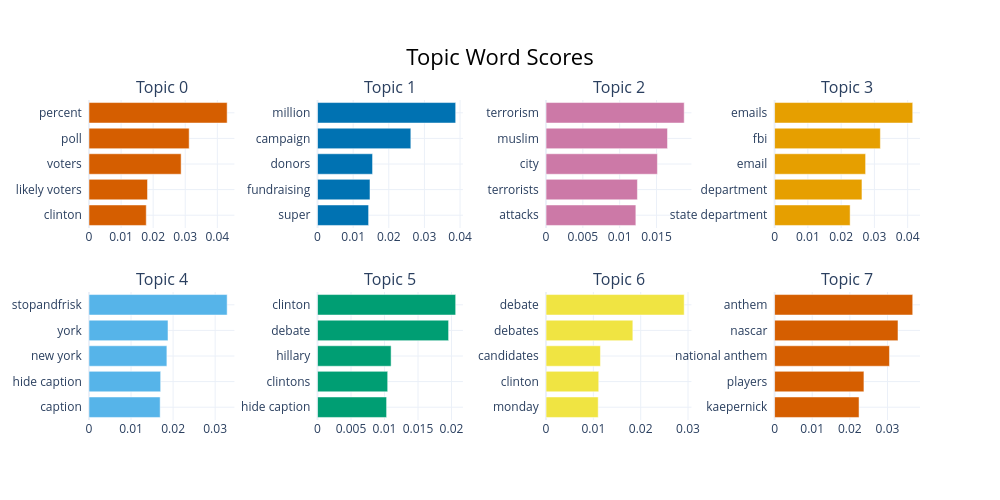

The notebook cell saved with this chart:
### Code cell
topic_model.visualize_barchart()

### Figure 1 — Plotly figure (JSON) as saved in the notebook; plotly's stock layout.template omitted (floating-point values rounded to 4 significant figures)
{"data": [{"marker": {"color": "#D55E00"}, "orientation": "h", "type": "bar", "x": [0.01785, 0.01824, 0.02872, 0.03122, 0.04306], "xaxis": "x", "y": ["clinton  ", "likely voters  ", "voters  ", "poll  ", "percent  "], "yaxis": "y"}, {"marker": {"color": "#0072B2"}, "orientation": "h", "type": "bar", "x": [0.01433, 0.01472, 0.01544, 0.02619, 0.03877], "xaxis": "x2", "y": ["super  ", "fundraising  ", "donors  ", "campaign  ", "million  "], "yaxis": "y2"}, {"marker": {"color": "#CC79A7"}, "orientation": "h", "type": "bar", "x": [0.0122, 0.01241, 0.01513, 0.0165, 0.01877], "xaxis": "x3", "y": ["attacks  ", "terrorists  ", "city  ", "muslim  ", "terrorism  "], "yaxis": "y3"}, {"marker": {"color": "#E69F00"}, "orientation": "h", "type": "bar", "x": [0.02271, 0.02626, 0.02736, 0.03179, 0.04152], "xaxis": "x4", "y": ["state department  ", "department  ", "email  ", "fbi  ", "emails  "], "yaxis": "y4"}, {"marker": {"color": "#56B4E9"}, "orientation": "h", "type": "bar", "x": [0.01692, 0.01704, 0.01852, 0.01878, 0.03285], "xaxis": "x5", "y": ["caption  ", "hide caption  ", "new york  ", "york  ", "stopandfrisk  "], "yaxis": "y5"}, {"marker": {"color": "#009E73"}, "orientation": "h", "type": "bar", "x": [0.01031, 0.01047, 0.01098, 0.01957, 0.02062], "xaxis": "x6", "y": ["hide caption  ", "clintons  ", "hillary  ", "debate  ", "clinton  "], "yaxis": "y6"}, {"marker": {"color": "#F0E442"}, "orientation": "h", "type": "bar", "x": [0.01102, 0.01113, 0.01149, 0.01834, 0.0292], "xaxis": "x7", "y": ["monday  ", "clinton  ", "candidates  ", "debates  ", "debate  "], "yaxis": "y7"}, {"marker": {"color": "#D55E00"}, "orientation": "h", "type": "bar", "x": [0.02244, 0.02374, 0.03053, 0.03279, 0.03671], "xaxis": "x8", "y": ["kaepernick  ", "players  ", "national anthem  ", "nascar  ", "anthem  "], "yaxis": "y8"}], "layout": {"annotations": [{"font": {"size": 16}, "showarrow": false, "text": "Topic 0", "x": 0.0875, "xanchor": "center", "xref": "paper", "y": 1, "yanchor": "bottom", "yref": "paper"}, {"font": {"size": 16}, "showarrow": false, "text": "Topic 1", "x": 0.3625, "xanchor": "center", "xref": "paper", "y": 1, "yanchor": "bottom", "yref": "paper"}, {"font": {"size": 16}, "showarrow": false, "text": "Topic 2", "x": 0.6375, "xanchor": "center", "xref": "paper", "y": 1, "yanchor": "bottom", "yref": "paper"}, {"font": {"size": 16}, "showarrow": false, "text": "Topic 3", "x": 0.9125, "xanchor": "center", "xref": "paper", "y": 1, "yanchor": "bottom", "yref": "paper"}, {"font": {"size": 16}, "showarrow": false, "text": "Topic 4", "x": 0.0875, "xanchor": "center", "xref": "paper", "y": 0.4, "yanchor": "bottom", "yref": "paper"}, {"font": {"size": 16}, "showarrow": false, "text": "Topic 5", "x": 0.3625, "xanchor": "center", "xref": "paper", "y": 0.4, "yanchor": "bottom", "yref": "paper"}, {"font": {"size": 16}, "showarrow": false, "text": "Topic 6", "x": 0.6375, "xanchor": "center", "xref": "paper", "y": 0.4, "yanchor": "bottom", "yref": "paper"}, {"font": {"size": 16}, "showarrow": false, "text": "Topic 7", "x": 0.9125, "xanchor": "center", "xref": "paper", "y": 0.4, "yanchor": "bottom", "yref": "paper"}], "height": 500, "hoverlabel": {"bgcolor": "white", "font": {"family": "Rockwell", "size": 16}}, "showlegend": false, "title": {"font": {"color": "Black", "size": 22}, "text": "Topic Word Scores", "x": 0.5, "xanchor": "center", "yanchor": "top"}, "width": 1000, "xaxis": {"anchor": "y", "domain": [0, 0.175], "showgrid": true}, "xaxis2": {"anchor": "y2", "domain": [0.275, 0.45], "showgrid": true}, "xaxis3": {"anchor": "y3", "domain": [0.55, 0.725], "showgrid": true}, "xaxis4": {"anchor": "y4", "domain": [0.825, 1], "showgrid": true}, "xaxis5": {"anchor": "y5", "domain": [0, 0.175], "showgrid": true}, "xaxis6": {"anchor": "y6", "domain": [0.275, 0.45], "showgrid": true}, "xaxis7": {"anchor": "y7", "domain": [0.55, 0.725], "showgrid": true}, "xaxis8": {"anchor": "y8", "domain": [0.825, 1], "showgrid": true}, "yaxis": {"anchor": "x", "domain": [0.6, 1], "showgrid": true}, "yaxis2": {"anchor": "x2", "domain": [0.6, 1], "showgrid": true}, "yaxis3": {"anchor": "x3", "domain": [0.6, 1], "showgrid": true}, "yaxis4": {"anchor": "x4", "domain": [0.6, 1], "showgrid": true}, "yaxis5": {"anchor": "x5", "domain": [0, 0.4], "showgrid": true}, "yaxis6": {"anchor": "x6", "domain": [0, 0.4], "showgrid": true}, "yaxis7": {"anchor": "x7", "domain": [0, 0.4], "showgrid": true}, "yaxis8": {"anchor": "x8", "domain": [0, 0.4], "showgrid": true}}}
